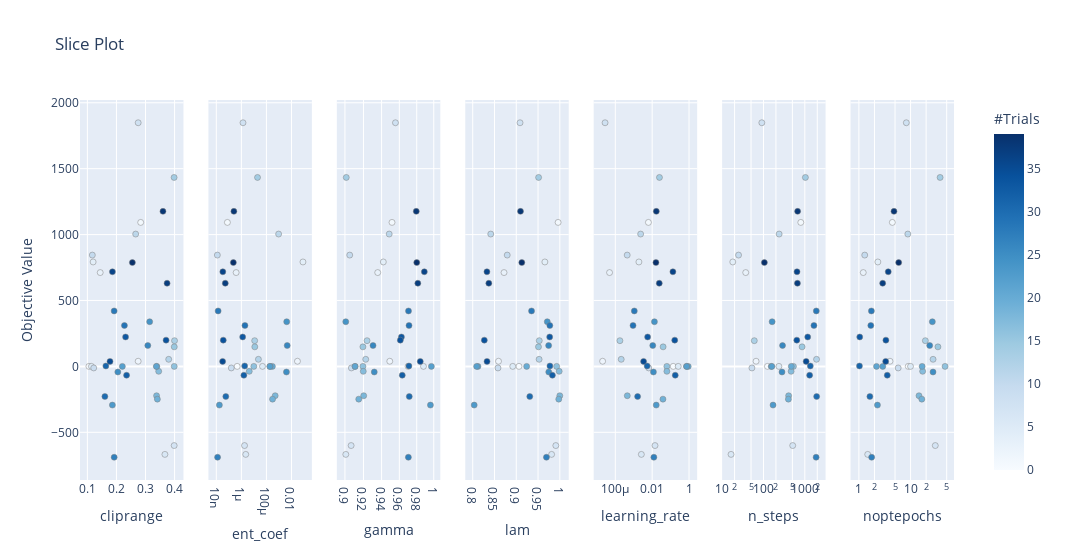

Write notebook code for a chart like this one.
### Code cell
optuna.visualization.plot_slice(study_PPO2_MLP)
